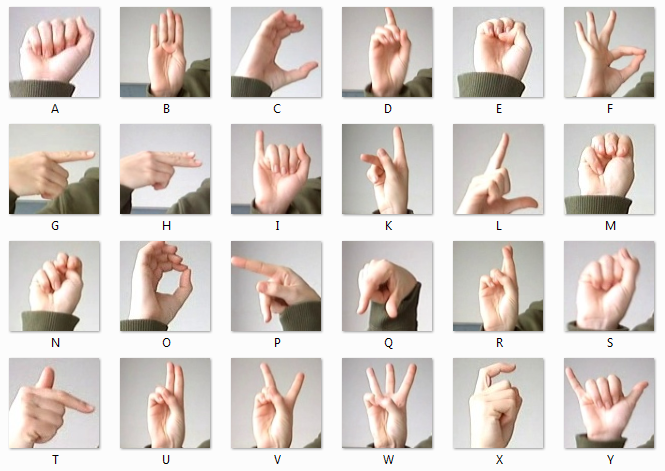
#> input picture amer_sign2.png, 665 x 471 px, given in place of the camera
$ jupyter execute --allow-errors project1.ipynb
#> lines starting #> are read from the running program, lines starting #| are printed output that depends on the picture; after the words box and inside, x2 and y2 are one past the last pixel; in counts of white or black regions, pixels touching at a corner belong together
#> further down, frame is the input picture: shape (471, 665, 3); mean B, G, R 201.9, 207.3, 216.2
#> `frame = cv2.flip(frame, 1)`:
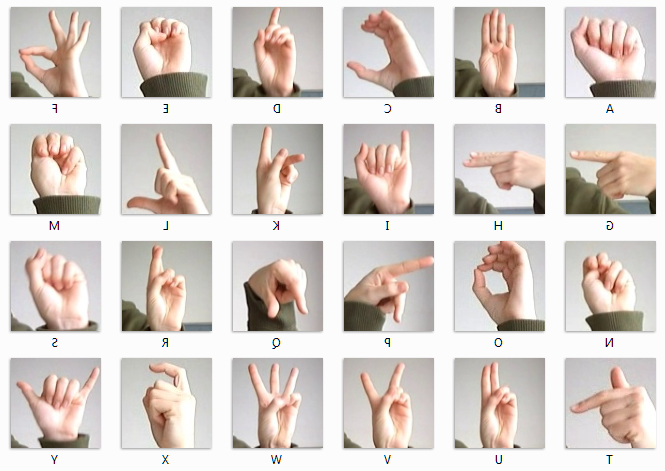
#> frame: shape (471, 665, 3); mean B, G, R 201.9, 207.3, 216.2
#> `roi = frame[y1:y2, x1:x2]`:
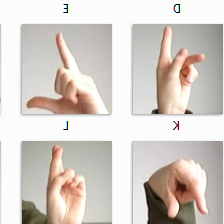
#> roi: shape (224, 224, 3); mean B, G, R 199.9, 205.8, 213.4
#> `roi_gray = cv2.cvtColor(roi, cv2.COLOR_BGR2GRAY)`:
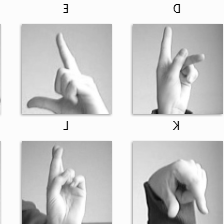
#> roi_gray: shape (224, 224); min 0, max 255, mean 207.4
#> `roi_blur = cv2.GaussianBlur(roi_gray, (5, 5), 0)`:
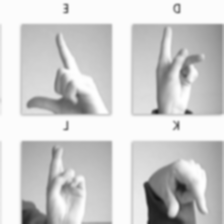
#> roi_blur: shape (224, 224); min 19, max 255, mean 207.4
#> `_, roi_thresh = cv2.threshold(roi_blur, 100, 255, cv2.THRESH_BINARY_IN..`:
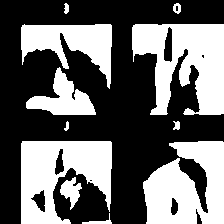
#> roi_thresh: shape (224, 224); 40.7% white; 11 white regions, largest, box (x1, y1, x2, y2) and area: (132, 24, 224, 115) 5586, (21, 141, 112, 224) 4898, (143, 141, 224, 224) 4872
#> `roi_resized = cv2.resize(roi_thresh, (28, 28)) / 255.0`:
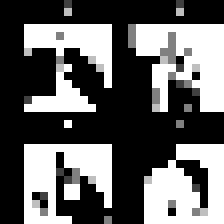
#> roi_resized: shape (28, 28) float64 (shown 8 times larger); min 0, max 1, mean 0.391
[cell 1]
import kagglehub

# Download latest version
#> (the rest of this cell did not finish here and is left out)

[cell 2]
import pandas as pd
import numpy as np
from tensorflow.keras.utils import to_categorical

# تحميل بيانات التدريب
#> (the rest of this cell did not finish here and is left out)

[cell 3]
from tensorflow.keras.models import Sequential
from tensorflow.keras.layers import Conv2D, MaxPooling2D, Flatten, Dense

# بناء النموذج
#> (the rest of this cell did not finish here and is left out)

#> (a cell that did not finish here is left out)

#> (a cell that did not finish here is left out)

[cell 6]
import matplotlib.pyplot as plt
import random

# عدد الصور اللي هنعرضها
num_samples = 5

# اختيار أرقام عشوائية من بيانات الاختبار
#> (the rest of this cell did not finish here and is left out)

[cell 7]
import cv2
import numpy as np
from tensorflow.keras.models import Sequential  # استخدم model اللي انت دربته
import tensorflow as tf

# قائمة الحروف A-Z بدون J
classes = [chr(i) for i in range(65, 91) if chr(i) != ord('J')]

# فتح الكاميرا
cap = cv2.VideoCapture(0)

#> (the rest of this cell did not finish here and is left out)

$ run again, on amer_sign3.png
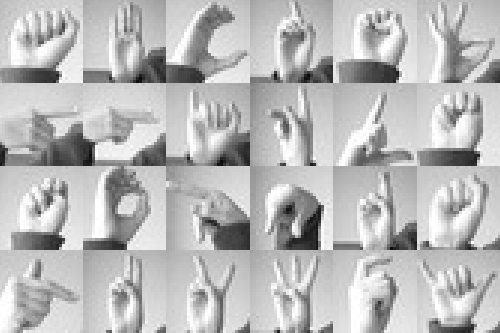
#> input picture amer_sign3.png, 500 x 333 px, given in place of the camera
#> frame is the input picture: shape (333, 500, 3); min 11, max 255, mean 185.7
#> `_, roi_thresh = cv2.threshold(roi_blur, 100, 255, cv2.THRESH_BINARY_IN..`:
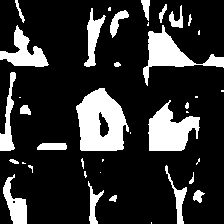
#> roi_thresh: shape (224, 224); 19.2% white; 39 white regions (15 under 20 px), largest, box (x1, y1, x2, y2) and area: (76, 88, 129, 151) 2309, (148, 100, 200, 151) 1565, (143, 25, 224, 86) 1394
#> `roi_resized = cv2.resize(roi_thresh, (28, 28)) / 255.0`:
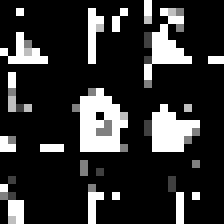
#> roi_resized: shape (28, 28) float64 (shown 8 times larger); min 0, max 1, mean 0.186

$ run again, on american_sign_language.PNG
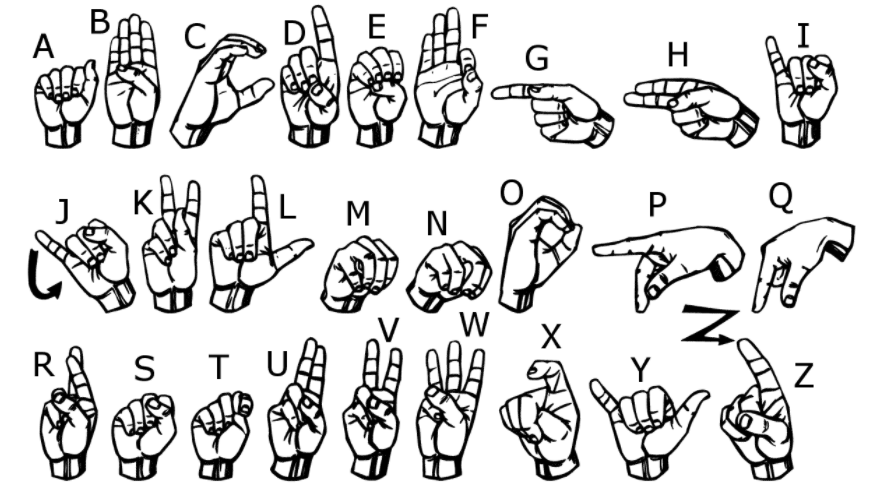
#> input picture american_sign_language.PNG, 876 x 489 px, given in place of the camera
#> frame is the input picture: shape (489, 876, 3); min 0, max 255, mean 217.1
#> `_, roi_thresh = cv2.threshold(roi_blur, 100, 255, cv2.THRESH_BINARY_IN..`:
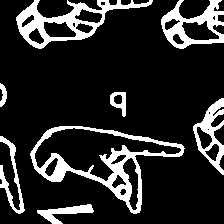
#> roi_thresh: shape (224, 224); 16.3% white; 8 white regions, largest, box (x1, y1, x2, y2) and area: (30, 126, 185, 214) 2705, (16, 0, 153, 49) 1971, (161, 0, 224, 49) 1317
#> `roi_resized = cv2.resize(roi_thresh, (28, 28)) / 255.0`:
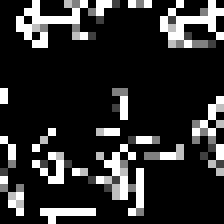
#> roi_resized: shape (28, 28) float64 (shown 8 times larger); min 0, max 1, mean 0.172
